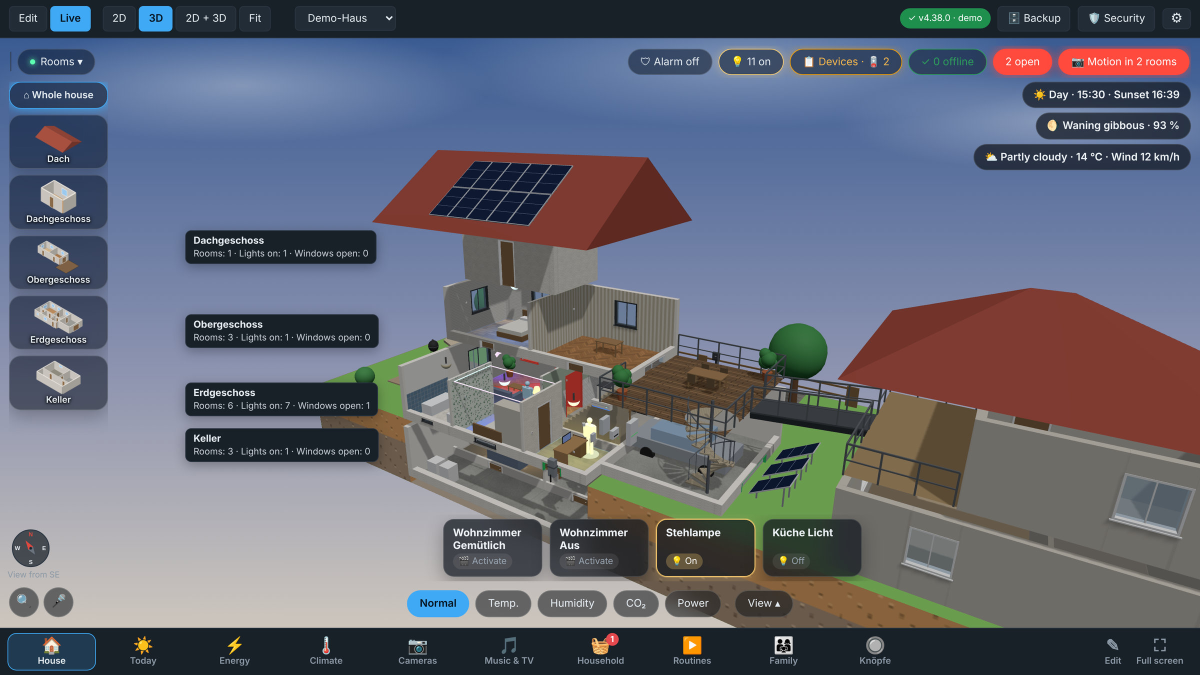
#> input picture docs/img/house.jpg, 2400 x 1350 px, found by its file name (shown at 1/2 size)
$ python make_wall.py ../img/house.jpg
#> lines starting #> are read from the running program, lines starting #| are printed output that depends on the picture
"""Das Hintergrundbild für das Design „Glas“: das eigene Haus aus der Demo, ganz verschwommen (wie Bild 3, das dem Besitzer gefiel).
    python3 docs/ideen-5.37/make_wall.py <ordner>     (liest <ordner>/house.jpg, schreibt wall-dark.jpg und wall-light.jpg)"""
import sys
from pathlib import Path
from PIL import Image, ImageEnhance, ImageFilter

D = Path(sys.argv[1])
im = Image.open(D / "house.jpg").convert("RGB")
#> im is the input picture: PIL image 2400x1350 RGB; mean R, G, B 100.1, 103.4, 115.9
w, h = im.size
#> w = 2400; h = 1350
im = im.crop((int(w * .06), int(h * .06), int(w * .94), int(h * .94))).resize((1200, 800), Image.LANCZOS)   # like scale(1.15): no pale edges
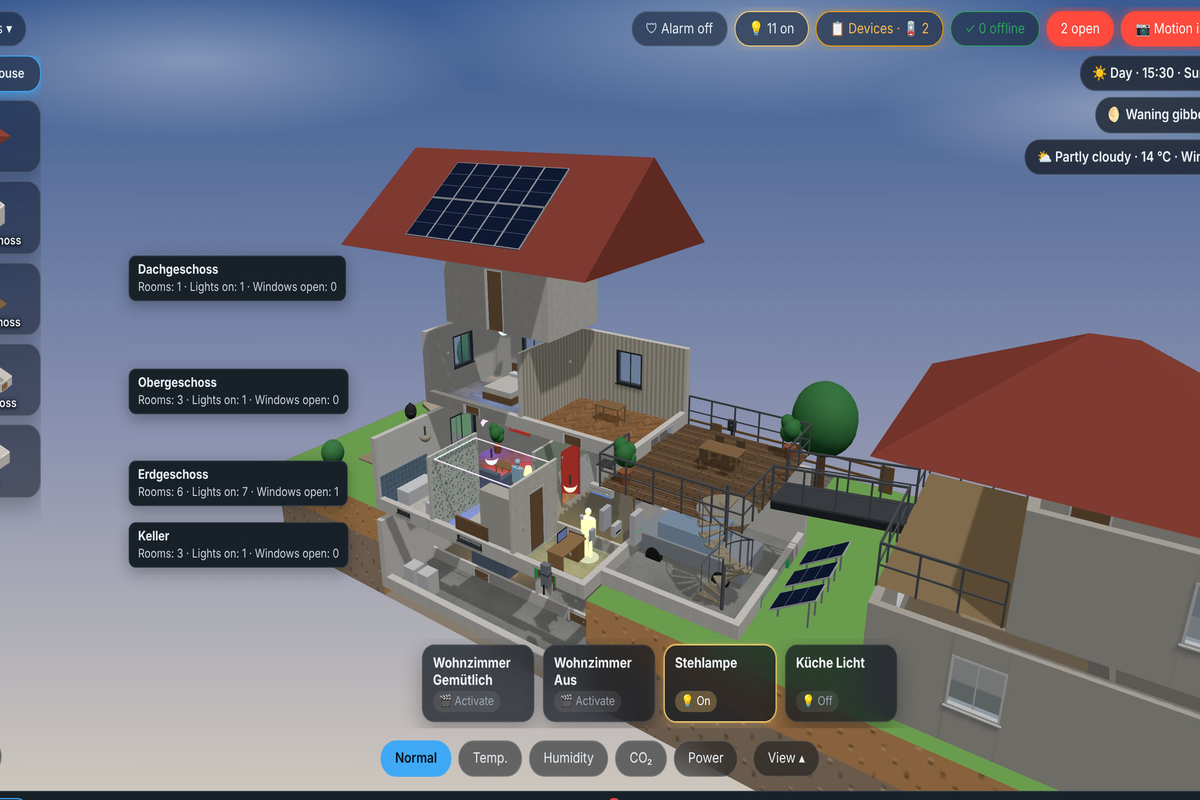
#> im: PIL image 1200x800 RGB; mean R, G, B 108.9, 111.4, 124.2
im = im.filter(ImageFilter.GaussianBlur(42))
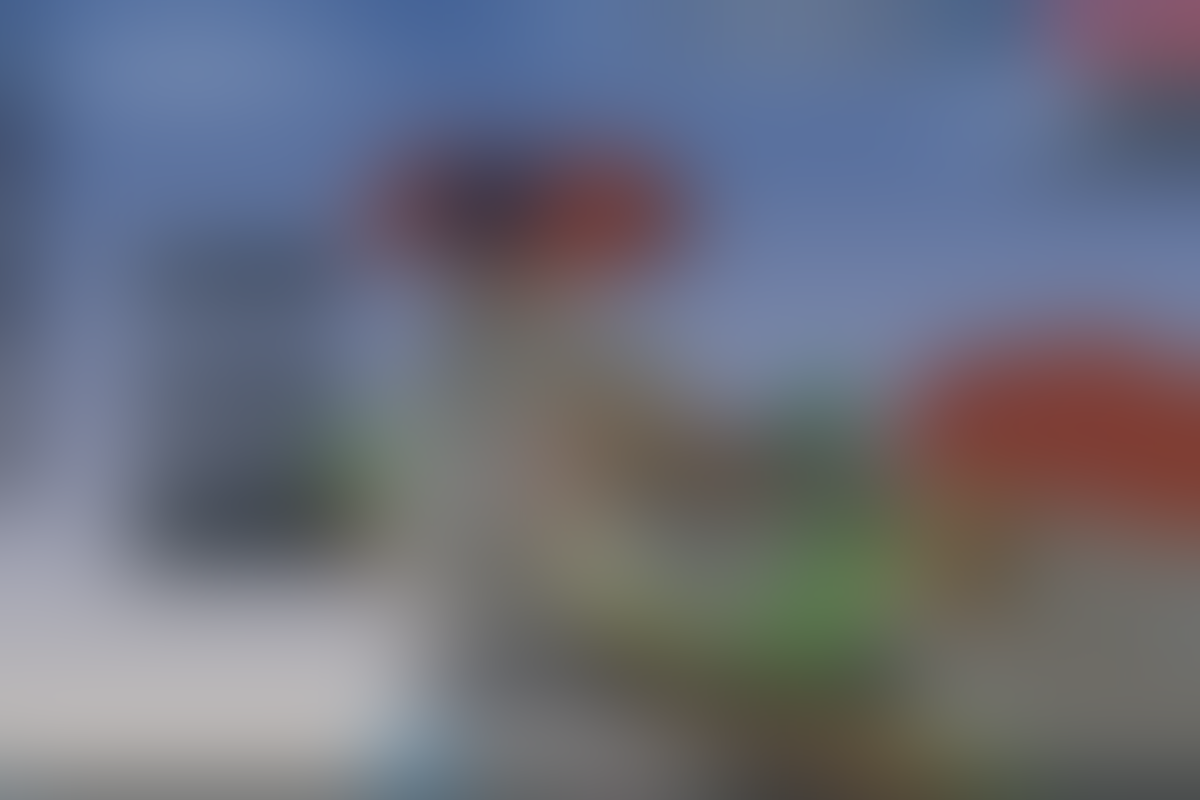
#> im: PIL image 1200x800 RGB; mean R, G, B 107.2, 110.1, 123.2
im = ImageEnhance.Color(im).enhance(1.4)
ImageEnhance.Brightness(im).enhance(.55).save(D / "wall-dark.jpg", quality=85)
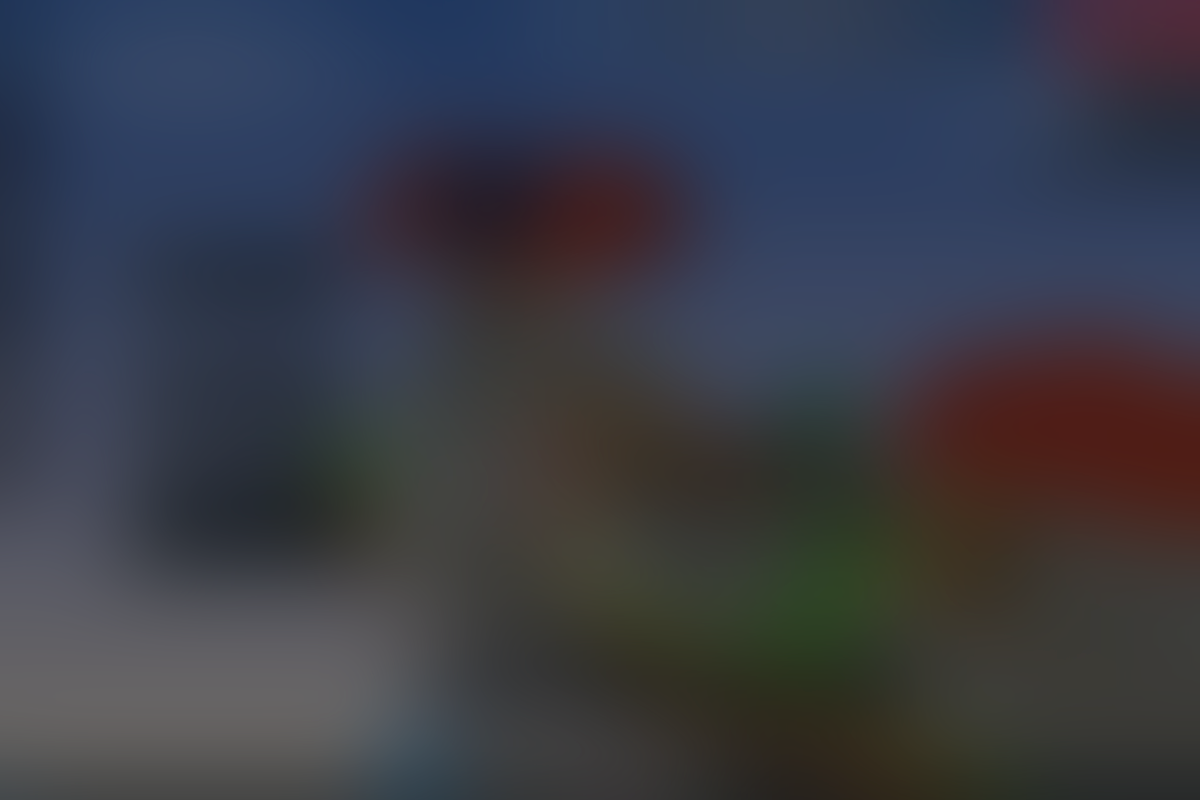
#> saved as wall-dark.jpg: PIL image 1200x800 RGB; mean R, G, B 57.5, 59.7, 69.8
Image.blend(ImageEnhance.Brightness(im).enhance(1.2), Image.new("RGB", im.size, (245, 245, 250)), .55).save(D / "wall-light.jpg", quality=85)
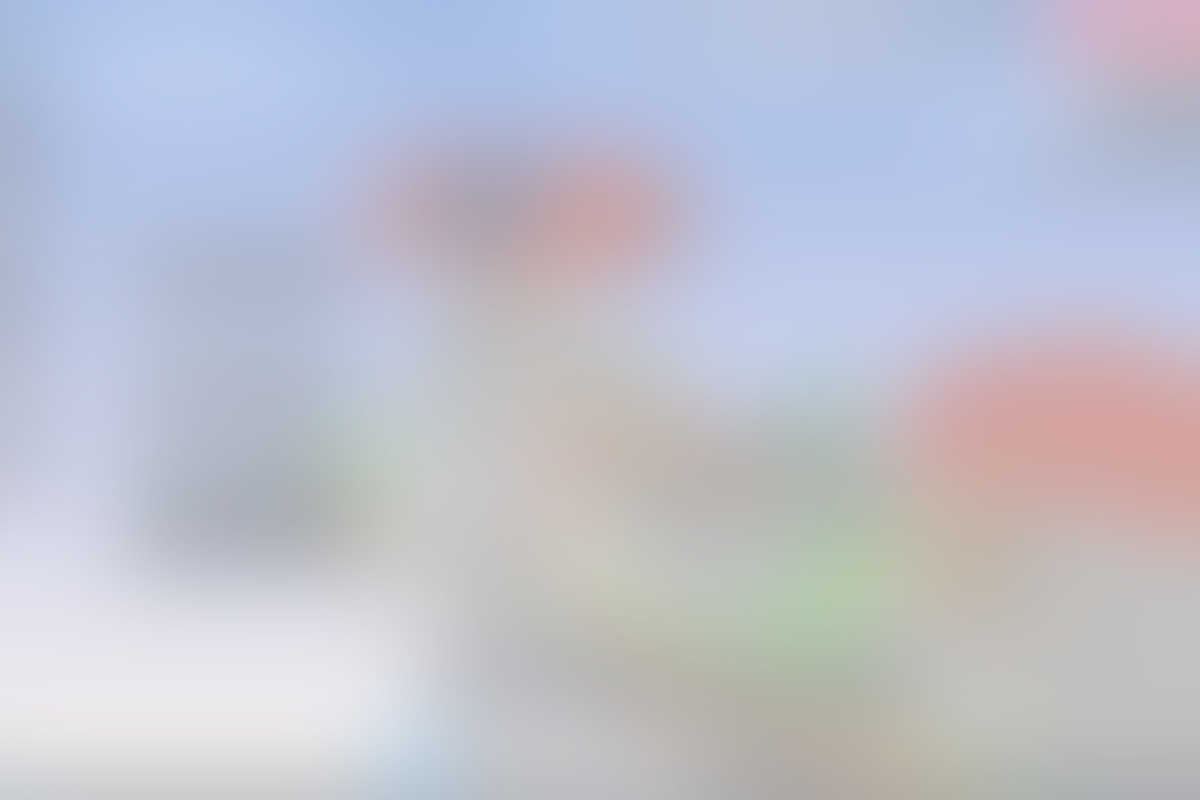
#> saved as wall-light.jpg: PIL image 1200x800 RGB; mean R, G, B 191, 193.2, 205.9

$ run again, with docs/img/3d.jpg copied over docs/img/house.jpg
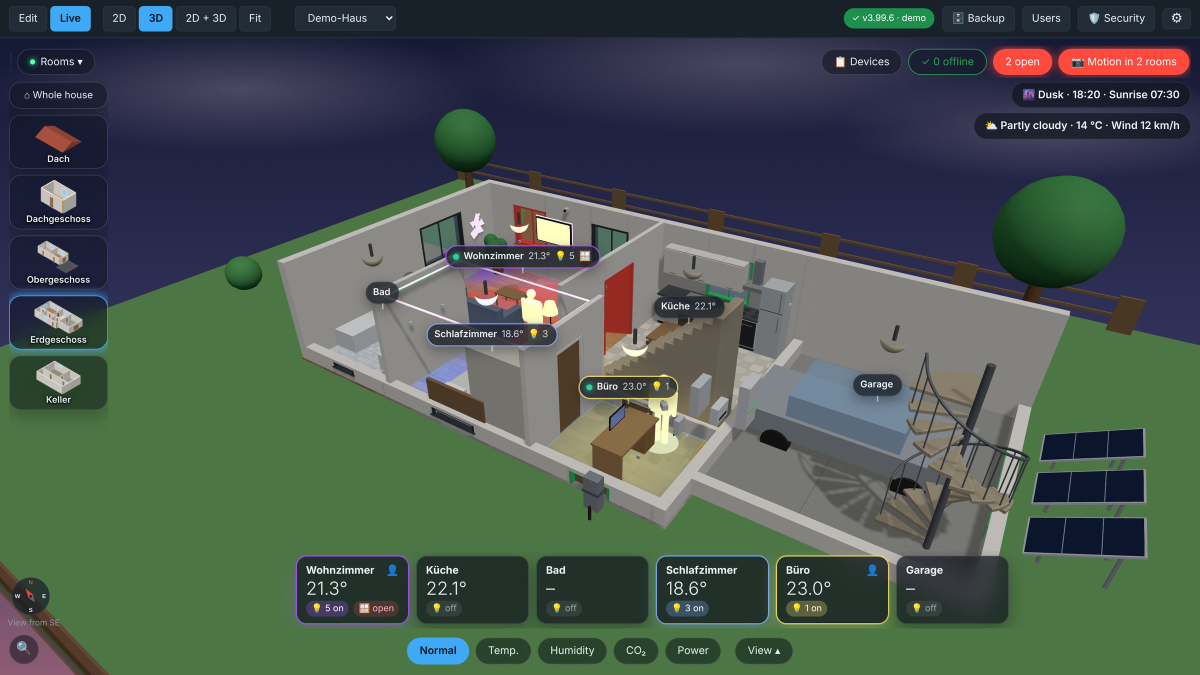
#> input picture docs/img/3d.jpg, 2400 x 1350 px, found by its file name (shown at 1/2 size)
#> im is the input picture: PIL image 2400x1350 RGB; mean R, G, B 72.6, 86.2, 79.1
#> `ImageEnhance.Brightness(im).enhance(.55).save(D / "wall-dark.jpg", qua..`:
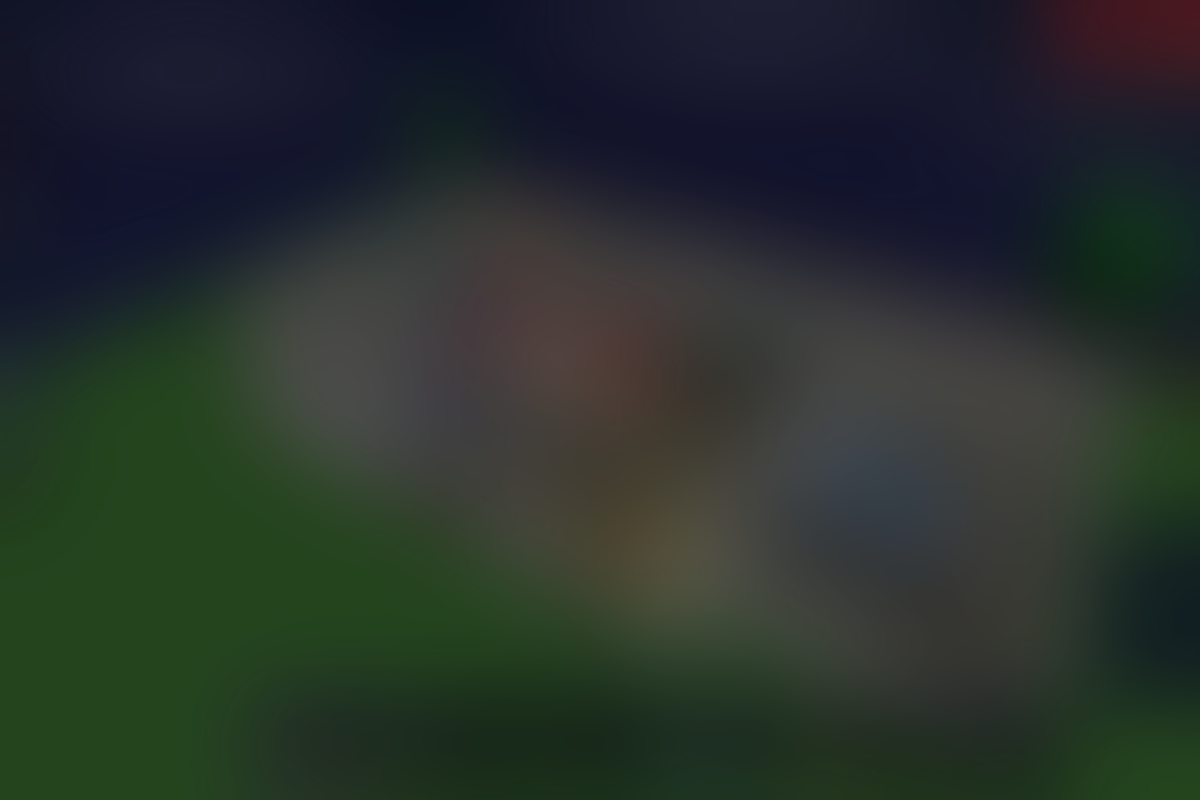
#> saved as wall-dark.jpg: PIL image 1200x800 RGB; mean R, G, B 39.8, 48.9, 44.3
#> `Image.blend(ImageEnhance.Brightness(im).enhance(1.2), Image.new("RGB",..`:
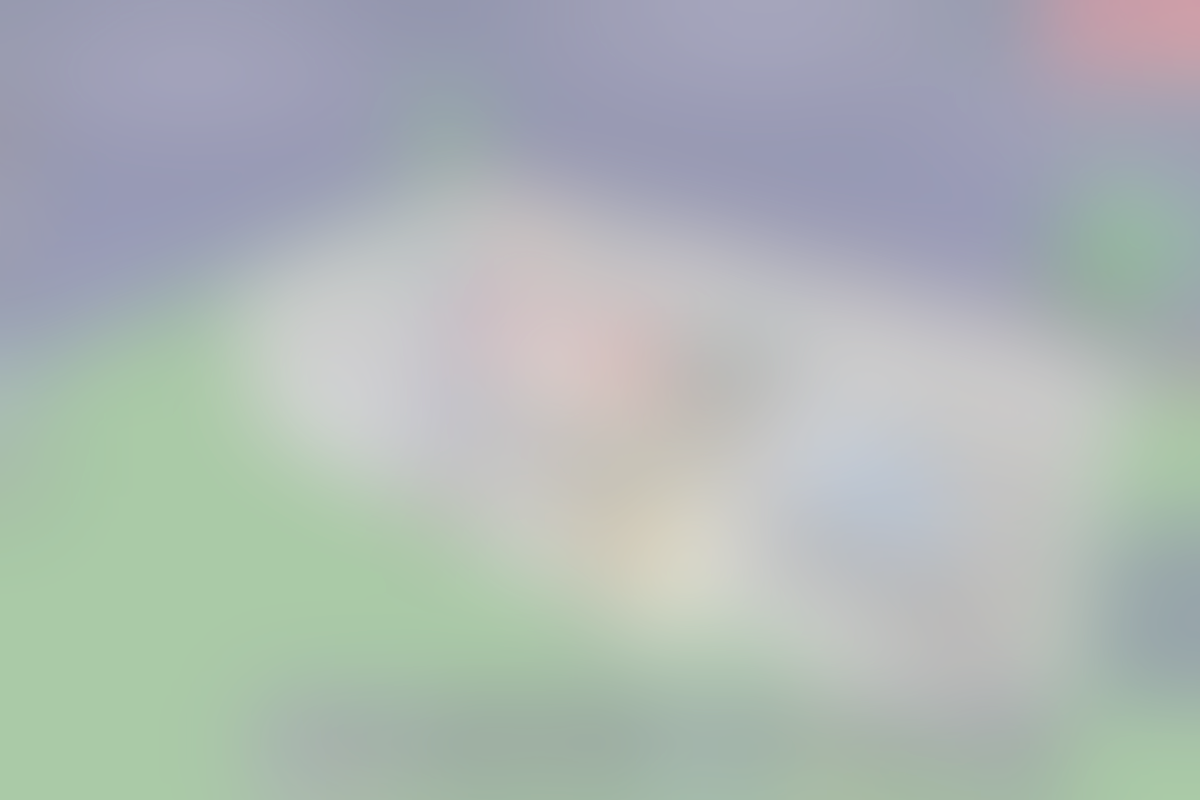
#> saved as wall-light.jpg: PIL image 1200x800 RGB; mean R, G, B 173.7, 182.6, 180.8
